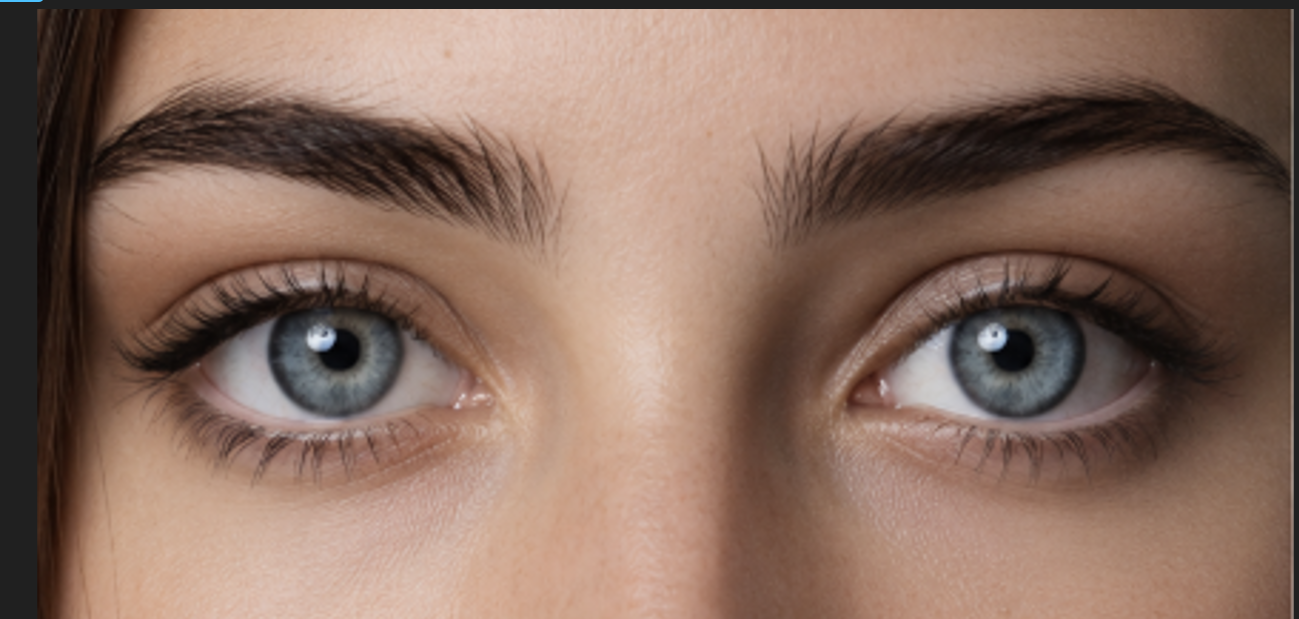
#> input picture eye.jpg, 1299 x 619 px
$ python EXP29eyedetection.py
#> lines starting #> are read from the running program, lines starting #| are printed output that depends on the picture; after the words box and inside, x2 and y2 are one past the last pixel; in counts of white or black regions, pixels touching at a corner belong together
import cv2

eye_cascade = cv2.CascadeClassifier(
    cv2.data.haarcascades + 'haarcascade_eye.xml'
)

img = cv2.imread("eye.jpg")
#> img is the input picture: shape (619, 1299, 3); mean B, G, R 96.3, 109.8, 137.5

gray = cv2.cvtColor(img, cv2.COLOR_BGR2GRAY)
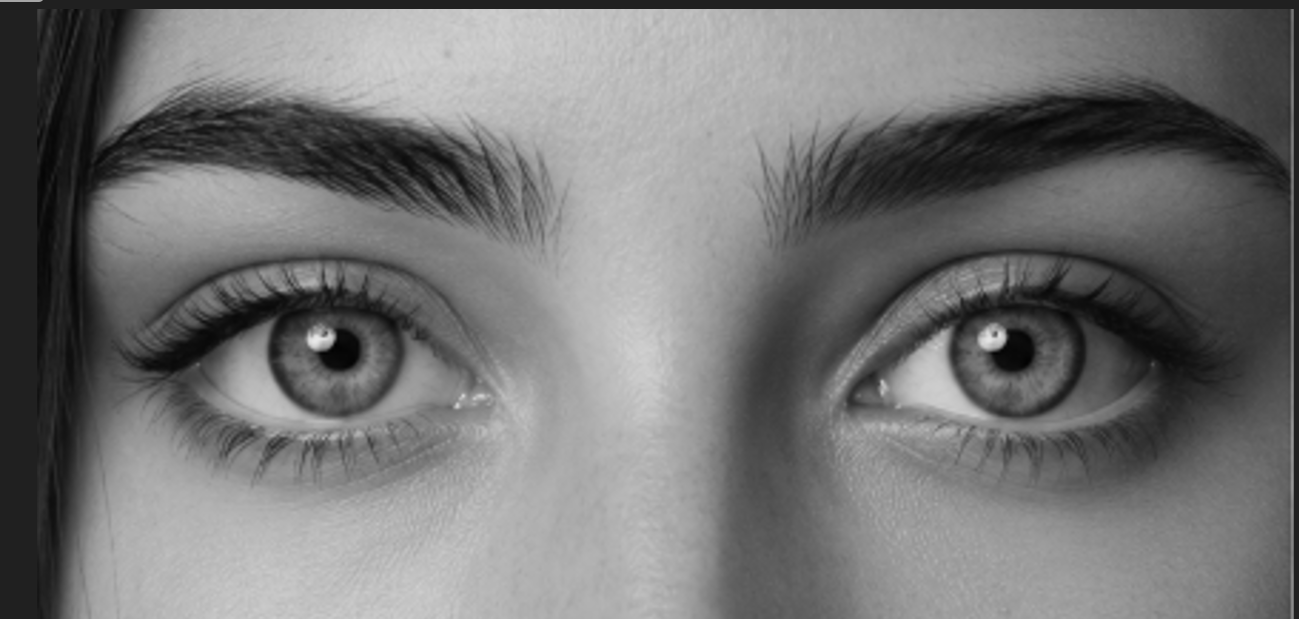
#> gray: shape (619, 1299); min 1, max 232, mean 116.5

eyes = eye_cascade.detectMultiScale(gray, 1.3, 8)
#> eyes = [[783, 143, 423, 423], [109, 166, 385, 385]]

for (x, y, w, h) in eyes:
    cv2.rectangle(img, (x, y), (x+w, y+h), (0,255,0), 2)
#> this loop made 2 passes
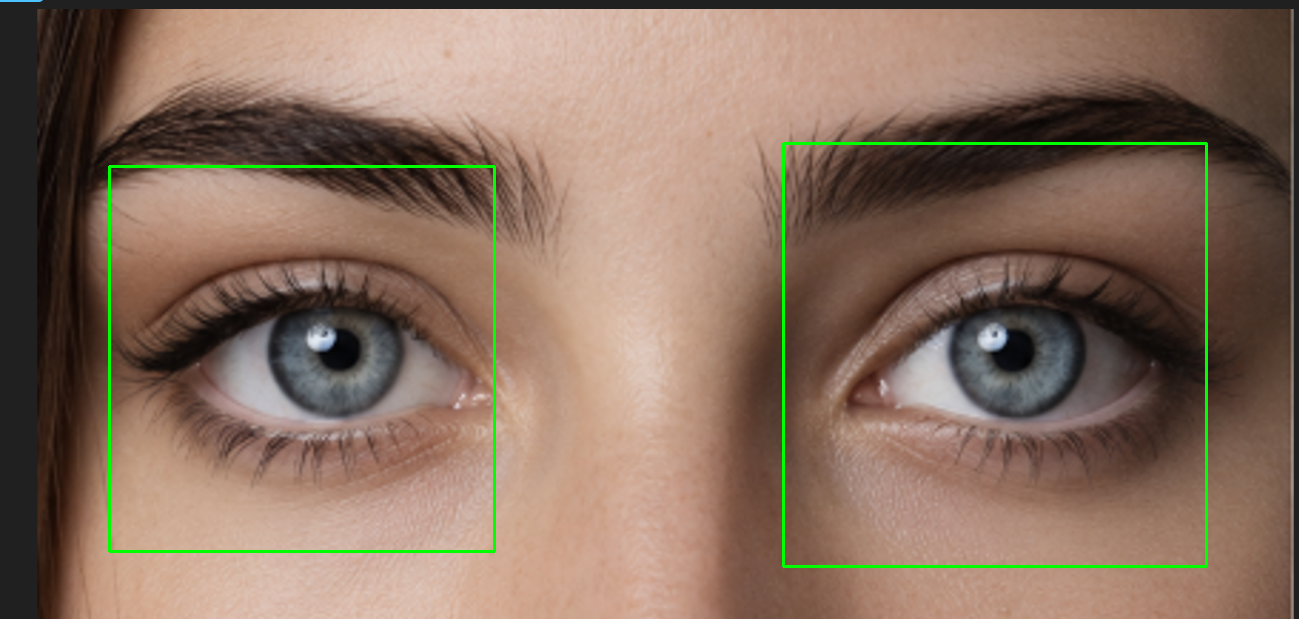
#> img: shape (619, 1299, 3); 1.2% of pixels changed, all inside (x1, y1, x2, y2) = (108, 142, 1208, 568)

cv2.imshow("Eye Detection", img)

cv2.waitKey(0)
cv2.destroyAllWindows()

$ run again, with GROUP.jpg copied over eye.jpg
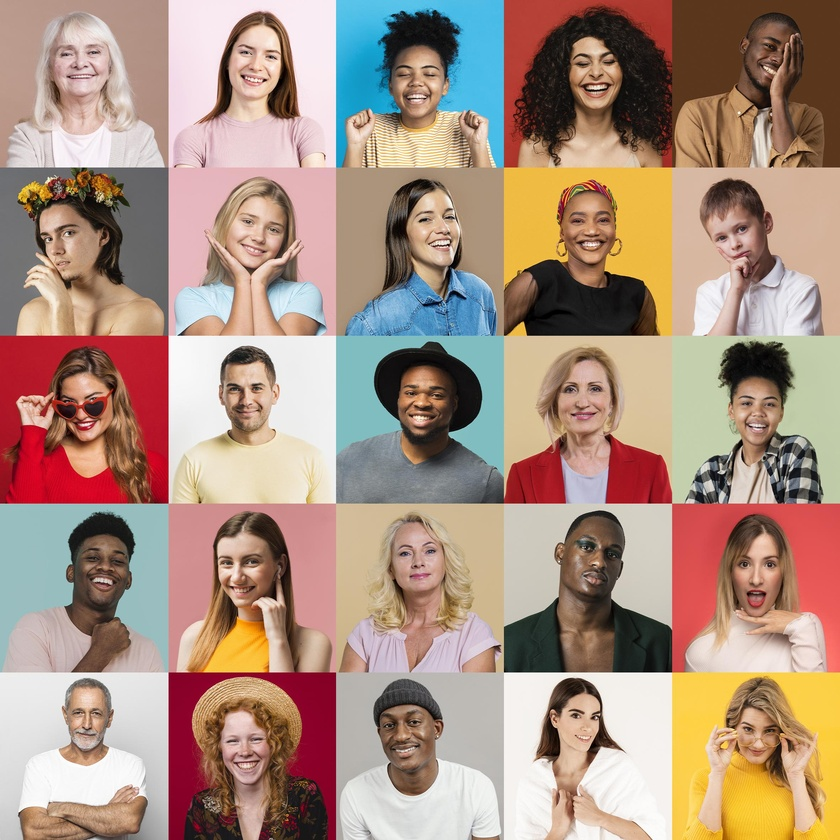
#> input picture GROUP.jpg, 840 x 840 px, shrunk from 2362 x 2362 before the run
#> img is the input picture: shape (840, 840, 3); mean B, G, R 128.7, 144.4, 171.1
#> `gray = cv2.cvtColor(img, cv2.COLOR_BGR2GRAY)`:
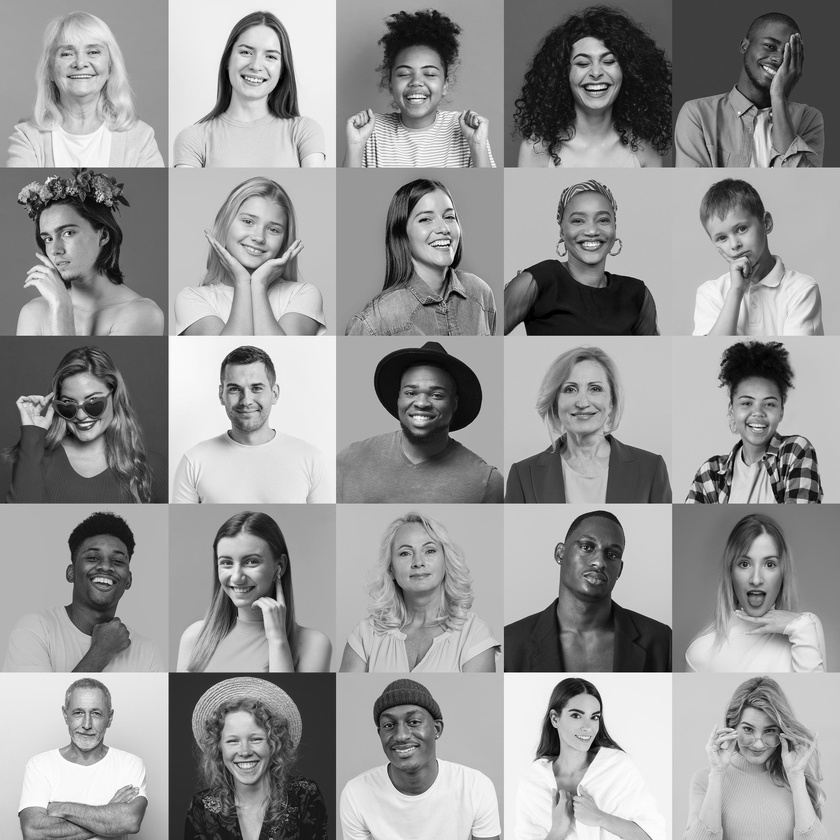
#> gray: shape (840, 840); min 0, max 255, mean 150.6
#> eyes = [[731, 218, 22, 22], [55, 271, 27, 27], [734, 554, 21, 21]]
#> the loop `for (x, y, w, h) in eyes:` made 3 passes
#> after the loop `for (x, y, w, h) in eyes:`:
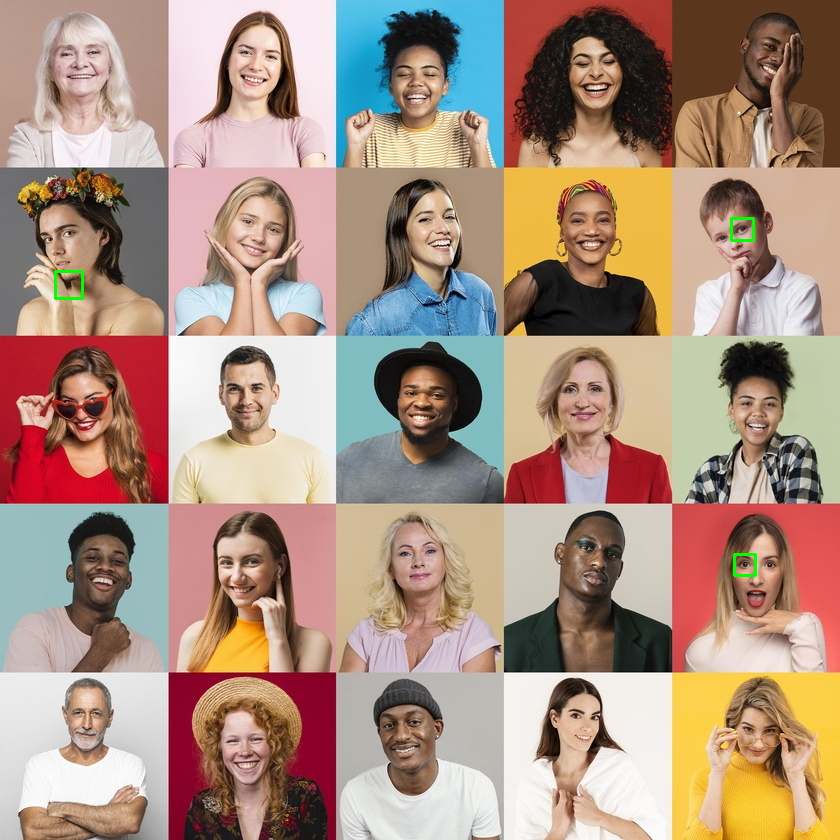
#> img: shape (840, 840, 3); 0.12% of pixels changed, all inside (x1, y1, x2, y2) = (54, 217, 757, 577)
